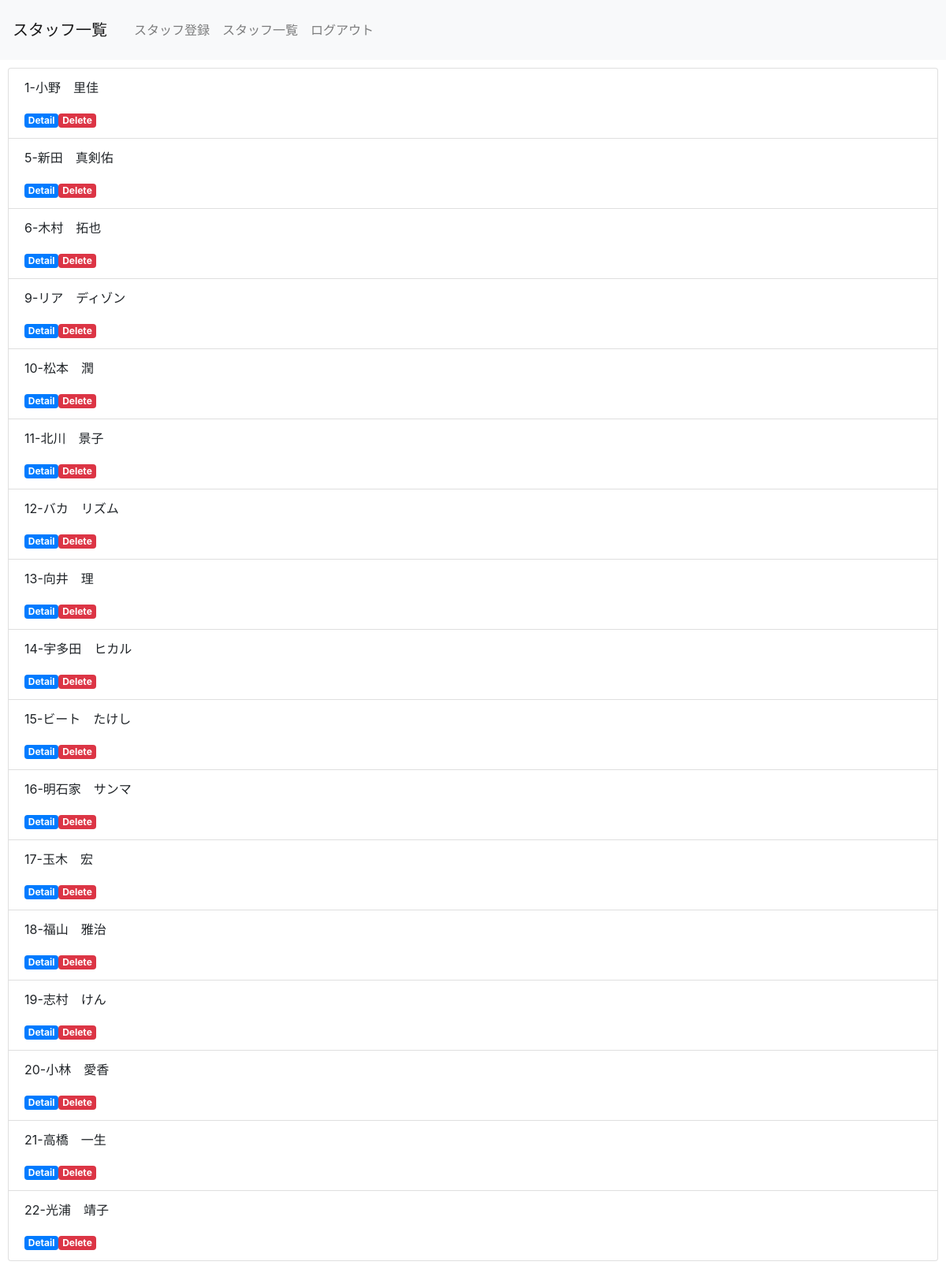
Screenshot of /select.php (signed in) with the database file from the repository.
### tables this page shows
CREATE TABLE `staff_list` (
  `id` int(12) NOT NULL,
  `namae` varchar(64) NOT NULL,
  `kana` varchar(128) NOT NULL,
  `gender` varchar(4) DEFAULT NULL,
  `birth` date DEFAULT NULL,
  `youfrom` varchar(10) DEFAULT NULL,
  `postcode` int(7) DEFAULT NULL,
  `add1` varchar(10) DEFAULT NULL,
  `add2` varchar(128) DEFAULT NULL,
  `phone` varchar(18) DEFAULT NULL,
  `tels` varchar(18) DEFAULT NULL,
  `mail` varchar(256) DEFAULT NULL,
  `mail_flg` char(8) DEFAULT NULL,
  `belong` varchar(64) DEFAULT NULL,
  `mynum` varchar(20) DEFAULT NULL,
  `mem_flg` char(8) DEFAULT NULL,
  `grp` varchar(64) DEFAULT NULL,
  `comment` text
);

### select.php (the view, shortened to what this page needs)
<?php
include('functions.php');
$menu = menu();
$pdo = db_conn();
$sql = 'SELECT * FROM staff_list';
$stmt = $pdo->prepare($sql);
$status = $stmt->execute();
$view='';
if ($status==false) {
    errorMsg($stmt);
} else {
    while ($result = $stmt->fetch(PDO::FETCH_ASSOC)) {
        $view .= '<li class="list-group-item">';
        $view .= '<p>'.$result['id'].'-'.$result['namae'].'</p>';
        $view .= '<a href="detail.php?id='.$result[id].'" class="badge badge-primary">Detail</a>';
        $view .= '<a href="delete.php?id='.$result[id].'" class="badge badge-danger">Delete</a>';
        $view .= '</li>';
    }
}
?>
<!DOCTYPE html>
<html lang="ja">
<head>
    <link rel="stylesheet" href="https://stackpath.bootstrapcdn.com/bootstrap/4.2.1/css/bootstrap.min.css">
</head>
<body>
    <header>
        <nav class="navbar navbar-expand-lg navbar-light bg-light">
            <a class="navbar-brand" href="#">スタッフ一覧</a>
            <div class="collapse navbar-collapse" id="navbarNav">
                <ul class="navbar-nav">
                    <?=$menu?>
                </ul>
            </div>
        </nav>
    </header>
    <div>
        <ul class="list-group">
            <?=$view?>
        </ul>
    </div>
</body>
</html>

### select.php (style rules this page uses)
div { padding: 10px; font-size: 16px; }

### rows the page displays
staff_list: id "1", namae "小野 里佳"
staff_list: id "5", namae "新田 真剣佑"
staff_list: id "6", namae "木村 拓也"
staff_list: id "9", namae "リア ディゾン"
staff_list: id "10", namae "松本 潤"
staff_list: id "11", namae "北川 景子"
staff_list: id "12", namae "バカ リズム"
staff_list: id "13", namae "向井 理"
staff_list: id "14", namae "宇多田 ヒカル"
staff_list: id "15", namae "ビート たけし"
staff_list: id "16", namae "明石家 サンマ"
staff_list: id "17", namae "玉木 宏"
staff_list: id "18", namae "福山 雅治"
staff_list: id "19", namae "志村 けん"
staff_list: id "20", namae "小林 愛香"
staff_list: id "21", namae "高橋 一生"
staff_list: id "22", namae "光浦 靖子"
